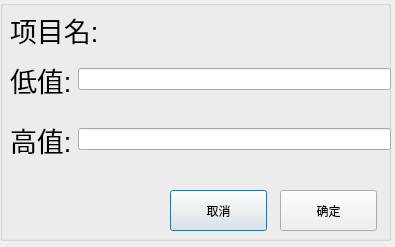
<?xml version="1.0" encoding="UTF-8"?>
<ui version="4.0">
 <class>Prj_parameter</class>
 <widget class="QDialog" name="Prj_parameter">
  <property name="geometry">
   <rect>
    <x>0</x>
    <y>0</y>
    <width>395</width>
    <height>247</height>
   </rect>
  </property>
  <property name="windowTitle">
   <string>Parameter</string>
  </property>
  <property name="windowIcon">
   <iconset resource="../rc.qrc">
    <normaloff>:/image/info.png</normaloff>:/image/info.png</iconset>
  </property>
  <widget class="QGroupBox" name="groupBox">
   <property name="geometry">
    <rect>
     <x>0</x>
     <y>0</y>
     <width>391</width>
     <height>241</height>
    </rect>
   </property>
   <property name="title">
    <string/>
   </property>
   <widget class="QWidget" name="layoutWidget_10">
    <property name="geometry">
     <rect>
      <x>10</x>
      <y>120</y>
      <width>381</width>
      <height>39</height>
     </rect>
    </property>
    <layout class="QHBoxLayout" name="horizontalLayout_39">
     <item>
      <widget class="QLabel" name="label_T3_10">
       <property name="text">
        <string>&lt;!DOCTYPE HTML PUBLIC &quot;-//W3C//DTD HTML 4.0//EN&quot; &quot;http://www.w3.org/TR/REC-html40/strict.dtd&quot;&gt;
&lt;html&gt;&lt;head&gt;&lt;meta name=&quot;qrichtext&quot; content=&quot;1&quot; /&gt;&lt;style type=&quot;text/css&quot;&gt;
p, li { white-space: pre-wrap; }
&lt;/style&gt;&lt;/head&gt;&lt;body style=&quot; font-family:'Ubuntu'; font-size:11pt; font-weight:400; font-style:normal;&quot;&gt;
&lt;table border=&quot;0&quot; style=&quot;-qt-table-type: root; margin-top:4px; margin-bottom:4px; margin-left:4px; margin-right:4px;&quot;&gt;
&lt;tr&gt;
&lt;td style=&quot;border: none;&quot;&gt;
&lt;p style=&quot; margin-top:0px; margin-bottom:0px; margin-left:0px; margin-right:0px; -qt-block-indent:0; text-indent:0px;&quot;&gt;&lt;span style=&quot; font-size:20pt;&quot;&gt;高值:&lt;/span&gt;&lt;/p&gt;&lt;/td&gt;&lt;/tr&gt;&lt;/table&gt;&lt;/body&gt;&lt;/html&gt;</string>
       </property>
      </widget>
     </item>
     <item>
      <widget class="QLineEdit" name="lineEdit_up_numkeyboard">
       <property name="focusPolicy">
        <enum>Qt::ClickFocus</enum>
       </property>
       <property name="text">
        <string/>
       </property>
      </widget>
     </item>
    </layout>
   </widget>
   <widget class="QLabel" name="label_T3_11">
    <property name="geometry">
     <rect>
      <x>10</x>
      <y>10</y>
      <width>111</width>
      <height>37</height>
     </rect>
    </property>
    <property name="text">
     <string>&lt;!DOCTYPE HTML PUBLIC &quot;-//W3C//DTD HTML 4.0//EN&quot; &quot;http://www.w3.org/TR/REC-html40/strict.dtd&quot;&gt;
&lt;html&gt;&lt;head&gt;&lt;meta name=&quot;qrichtext&quot; content=&quot;1&quot; /&gt;&lt;style type=&quot;text/css&quot;&gt;
p, li { white-space: pre-wrap; }
&lt;/style&gt;&lt;/head&gt;&lt;body style=&quot; font-family:'Ubuntu'; font-size:11pt; font-weight:400; font-style:normal;&quot;&gt;
&lt;table border=&quot;0&quot; style=&quot;-qt-table-type: root; margin-top:4px; margin-bottom:4px; margin-left:4px; margin-right:4px;&quot;&gt;
&lt;tr&gt;
&lt;td style=&quot;border: none;&quot;&gt;
&lt;p style=&quot; margin-top:0px; margin-bottom:0px; margin-left:0px; margin-right:0px; -qt-block-indent:0; text-indent:0px;&quot;&gt;&lt;span style=&quot; font-size:20pt;&quot;&gt;项目名:&lt;/span&gt;&lt;/p&gt;&lt;/td&gt;&lt;/tr&gt;&lt;/table&gt;&lt;/body&gt;&lt;/html&gt;</string>
    </property>
   </widget>
   <widget class="QLabel" name="label">
    <property name="geometry">
     <rect>
      <x>120</x>
      <y>16</y>
      <width>261</width>
      <height>31</height>
     </rect>
    </property>
    <property name="text">
     <string/>
    </property>
   </widget>
   <widget class="QPushButton" name="cancelButton">
    <property name="geometry">
     <rect>
      <x>170</x>
      <y>190</y>
      <width>97</width>
      <height>41</height>
     </rect>
    </property>
    <property name="text">
     <string>取消</string>
    </property>
   </widget>
   <widget class="QPushButton" name="enterButton">
    <property name="geometry">
     <rect>
      <x>280</x>
      <y>190</y>
      <width>97</width>
      <height>41</height>
     </rect>
    </property>
    <property name="text">
     <string>确定</string>
    </property>
   </widget>
   <widget class="QWidget" name="layoutWidget_11">
    <property name="geometry">
     <rect>
      <x>10</x>
      <y>60</y>
      <width>381</width>
      <height>39</height>
     </rect>
    </property>
    <layout class="QHBoxLayout" name="horizontalLayout_40">
     <item>
      <widget class="QLabel" name="label_T3_12">
       <property name="text">
        <string>&lt;!DOCTYPE HTML PUBLIC &quot;-//W3C//DTD HTML 4.0//EN&quot; &quot;http://www.w3.org/TR/REC-html40/strict.dtd&quot;&gt;
&lt;html&gt;&lt;head&gt;&lt;meta name=&quot;qrichtext&quot; content=&quot;1&quot; /&gt;&lt;style type=&quot;text/css&quot;&gt;
p, li { white-space: pre-wrap; }
&lt;/style&gt;&lt;/head&gt;&lt;body style=&quot; font-family:'Ubuntu'; font-size:11pt; font-weight:400; font-style:normal;&quot;&gt;
&lt;table border=&quot;0&quot; style=&quot;-qt-table-type: root; margin-top:4px; margin-bottom:4px; margin-left:4px; margin-right:4px;&quot;&gt;
&lt;tr&gt;
&lt;td style=&quot;border: none;&quot;&gt;
&lt;p style=&quot; margin-top:0px; margin-bottom:0px; margin-left:0px; margin-right:0px; -qt-block-indent:0; text-indent:0px;&quot;&gt;&lt;span style=&quot; font-size:20pt;&quot;&gt;低值:&lt;/span&gt;&lt;/p&gt;&lt;/td&gt;&lt;/tr&gt;&lt;/table&gt;&lt;/body&gt;&lt;/html&gt;</string>
       </property>
      </widget>
     </item>
     <item>
      <widget class="QLineEdit" name="lineEdit_low_numkeyboard">
       <property name="focusPolicy">
        <enum>Qt::ClickFocus</enum>
       </property>
       <property name="text">
        <string/>
       </property>
      </widget>
     </item>
    </layout>
   </widget>
  </widget>
 </widget>
 <resources>
  <include location="../rc.qrc"/>
 </resources>
 <connections/>
</ui>
